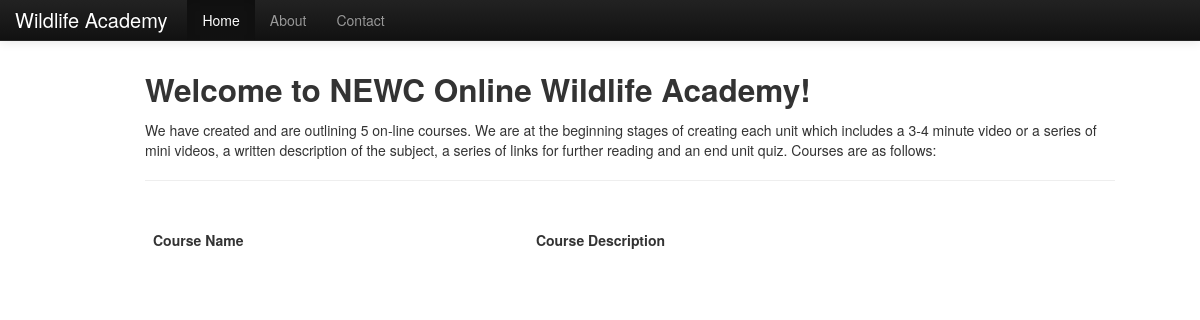
Before: / with the older database file.
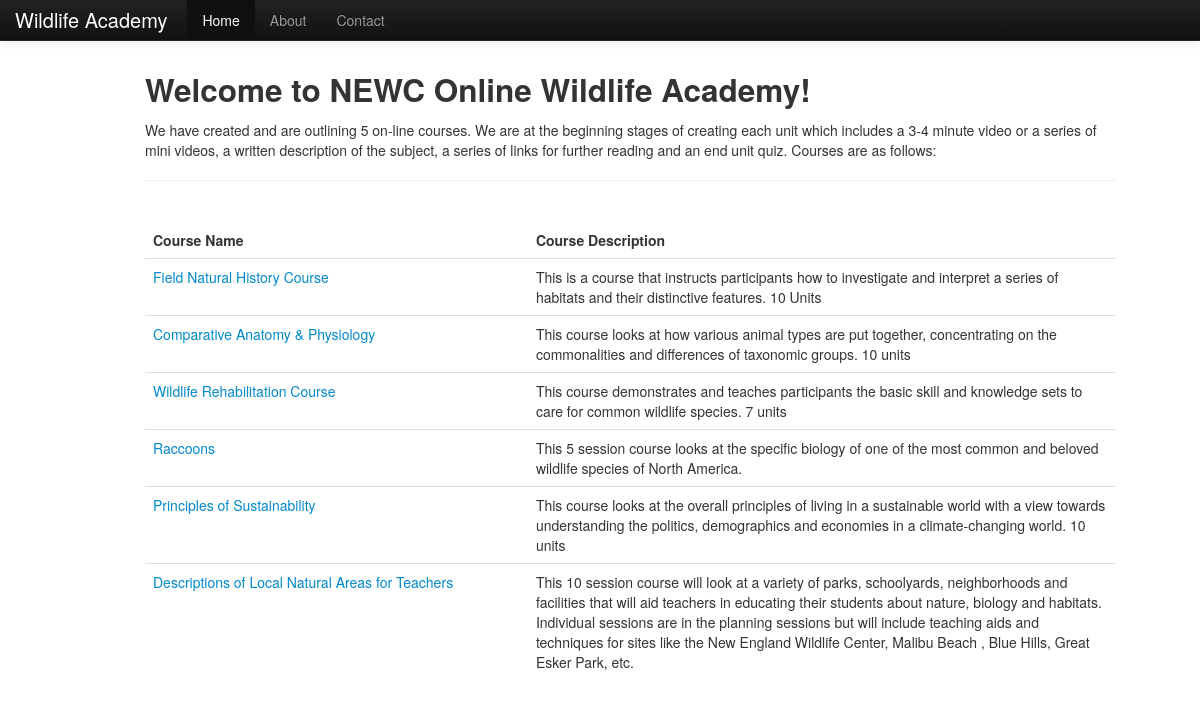
After: the same page with the newer database file.
### tables this page shows
CREATE TABLE IF NOT EXISTS `courses` (
  `id` int(8) unsigned NOT NULL AUTO_INCREMENT,
  `course_name` varchar(125) NOT NULL,
  `course_description` text NOT NULL,
  PRIMARY KEY (`id`)
);

### application/controllers/home.php (called while the page is built)
<?php if ( ! defined('BASEPATH')) exit('No direct script access allowed');
class Home extends CI_Controller {
	public function index()
	{
		$this->load->model('Course_model');
		$this->load->model('Lesson_model');
		$data['courses'] = $this->Course_model->get_all();
		$data['lessons'] = $this->Lesson_model->get_all();
		$this->load->view('home', $data);
	}
}

### index.php (called while the page is built, shortened)
<?php
require_once BASEPATH.'core/CodeIgniter.php';

### application/models/course_model.php (called while the page is built, shortened)
<?php
class Course_model extends CI_Model {
	function get_all(){
		$query = $this->db->get('courses');
		return $query->result();
	}
}
?>

### application/views/home.php (the view, shortened to what this page needs)
<!DOCTYPE html>
<html lang="en">
  <head>
    <link href="<?php echo $this->config->item('base_url'); ?>assets/css/bootstrap.css" rel="stylesheet">
    <link href="./assets/css/bootstrap-responsive.css" rel="stylesheet">
  </head>
  <body>
    <div class="navbar navbar-inverse navbar-fixed-top">
      <div class="navbar-inner">
        <div class="container">
          <a class="brand" href="<?php echo $this->config->item('base_url'); ?>">Wildlife Academy</a>
          <div class="nav-collapse collapse">
            <ul class="nav">
              <li class="active"><a href="<?php echo $this->config->item('base_url'); ?>">Home</a></li>
              <li><a href="<?php echo $this->config->item('base_url'); ?>">About</a></li>
              <li><a href="<?php echo $this->config->item('base_url'); ?>">Contact</a></li>
            </ul>
          </div>
        </div>
      </div>
    </div>
    <div class="container">
      <div class="span10 offset1">
	  <h2>Welcome to NEWC Online Wildlife Academy!</h2>
	  <p>We have created and are outlining 5 on-line courses. We are at the beginning stages of creating each unit which includes a 3-4 minute video or a series of mini videos, a written description of the subject, a series of links for further reading and an end unit quiz.
Courses are as follows:</p>
		<hr/ >
		<br/ >
	  </div>
      <div class="span10 offset1">
		  <table class="table">
				<thead>
					<tr>
						<th class="span4">Course Name</th>
						<th class="span6" >Course Description</th>
					</tr>
				</thead>
				<tbody>
				 <?php foreach ($courses as $course): ?>
					<tr>
						<td class="span4" ><a href="<?php echo $this->config->item('base_url'); ?>index.php/course/view/<?php echo $course->id; ?>"><?php echo $course->course_name;?></a></td>
						<td class="span6" ><?php echo $course->course_description;?></td>
					</tr>
				  <?php endforeach; ?>
				</tbody>
		  </table>
		</div>
    </div>
  </body>
</html>

### application/views/home.php (style rules this page uses)
body { padding-top: 60px; }

Changed rows visible on the page:
added courses: course_name "Field Natural History Course", course_description "This is a course that instructs participants how to investigate and interpret a series of habitats and their distinctive features. 10 Units"
added courses: course_name "Comparative Anatomy & Physiology", course_description "This course looks at how various animal types are put together, concentrating on the commonalities and differences of taxonomic groups. 10 units"
added courses: course_name "Wildlife Rehabilitation Course", course_description "This course demonstrates and teaches participants the basic skill and knowledge sets to care for common wildlife species. 7 units"
added courses: course_name "Raccoons", course_description "This 5 session course looks at the specific biology of one of the most common and beloved wildlife species of North America."
added courses: course_name "Principles of Sustainability", course_description "This course looks at the overall principles of living in a sustainable world with a view towards understanding the politics, demographics and economies in a climate-changing world. 10 units"
added courses: course_name "Descriptions of Local Natural Areas for Teachers", course_description "This 10 session course will look at a variety of parks, schoolyards, neighborhoods and facilities that will aid teachers in educating their students about nature, biology and habitats. Individual sessions are in the planning sessions but will include teaching aids and techniques for sites like the New England Wildlife Center, Malibu Beach , Blue Hills, Great Esker Park, etc."
